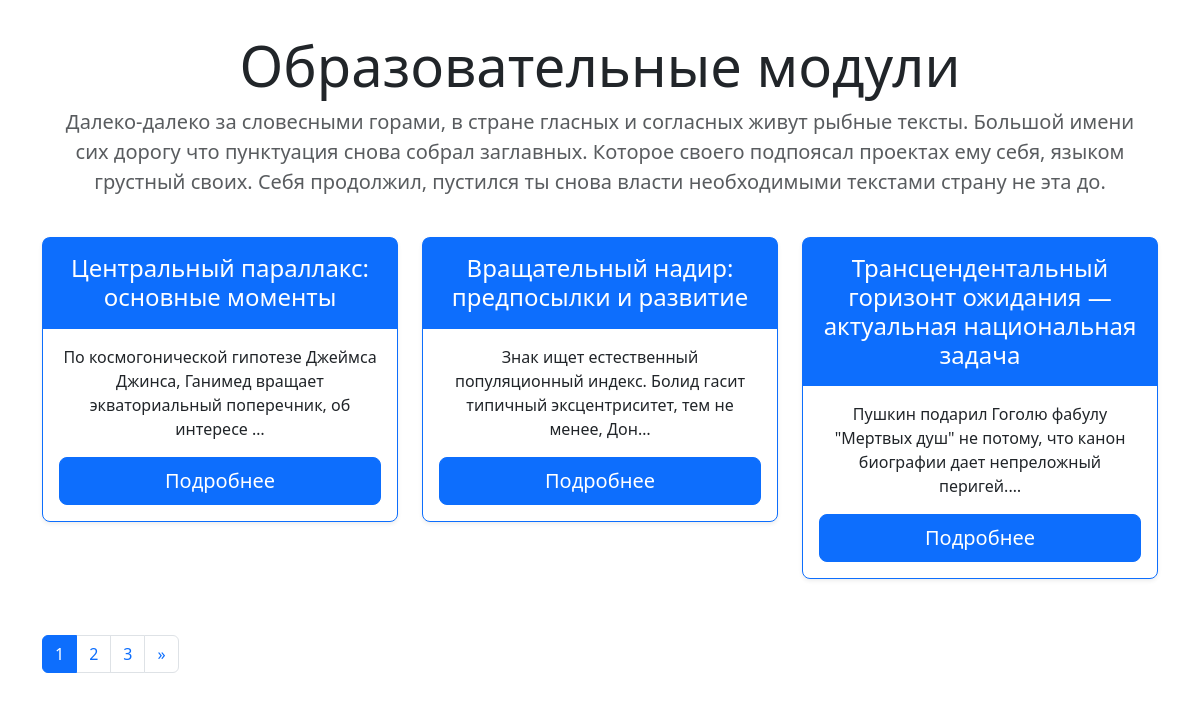
The page / on the database its author committed.
### app/models.py (models this page shows, shortened)
class Module(models.Model):
    number = models.IntegerField(verbose_name='Порядковый номер')
    name = models.CharField(max_length=255, verbose_name='Название')
    description = models.TextField(verbose_name='Описание')
    slug = models.SlugField(max_length=255, verbose_name='Url', unique=True)
    def get_absolute_url(self):
        return reverse('module', kwargs={'slug': self.slug})
    class Meta:
        verbose_name = 'Образовательный модуль'
        verbose_name_plural = 'Образовательные модули'
        ordering = ['number',]

### app/views.py (the view)
# urls.py: path('', Home.as_view(), name='home'),
class Home(ListView):
    model = Module
    template_name = 'app/index.html'
    context_object_name = 'modules'
    paginate_by = 3
    def get_context_data(self, *, object_list=None, **kwargs):
        context = super().get_context_data(**kwargs)
        context['title'] = 'Образовательные модули'
        return context

### app/templates/app/index.html (shortened to what this page needs)
{% extends 'app/base.html' %}
{% block content %}
<div class="container py-3">
    <header>
        <div class="pricing-header p-3 pb-md-4 mx-auto text-center">
            <h1 class="display-4 fw-normal">Образовательные модули</h1>
            <p class="fs-5 text-body-secondary">Далеко-далеко за словесными горами, в стране гласных и согласных живут
                рыбные тексты.
                Большой имени сих дорогу что пунктуация снова собрал заглавных. Которое своего подпоясал проектах ему
                себя, языком грустный своих.
                Себя продолжил, пустился ты снова власти необходимыми текстами страну не эта до.</p>
        </div>
    </header>
    <main>
        <div class="row row-cols-1 row-cols-md-3 mb-3 text-center">
            {% for module in modules %}
                <div class="col">
                    <div class="card mb-4 rounded-3 shadow-sm border-primary">
                        <div class="card-header py-3 text-bg-primary border-primary">
                            <h4 class="my-0 fw-normal">{{ module.name }}</h4>
                        </div>
                        <div class="card-body">
                            <p>{{ module.description|truncatechars:100 }}</p>
                            <a href="{{ module.get_absolute_url }}"><button type="button"
                                    class="w-100 btn btn-lg btn-primary">Подробнее</button></a>
                        </div>
                    </div>
                </div>
            {% endfor %}
        </div>
    </main>
</div>
<div class="container">
    {% if page_obj.has_other_pages %}
    <nav aria-label="Page navigation example">
        <ul class="pagination">
            {% for p in page_obj.paginator.page_range %}
                {% if page_obj.number == p %}
                    <li class="page-item active"><p class="page-link">{{ p }}</p></li>
                {% elif p > page_obj.number|add:-3 and p < page_obj.number|add:3 %} <li class="page-item"><a
                    class="page-link" href="?page={{p}}">{{ p }}</a></li>
                {% endif %}
            {% endfor %}
                {% if page_obj.has_next %}
                    <li class="page-item">
                        <a class="page-link" href="?page={{ page_obj.next_page_number }}" aria-label="Next">
                            <span aria-hidden="true">&raquo;</span>
                        </a>
                    </li>
                {% endif %}
        </ul>
    </nav>
    {% endif %}
</div>
{% endblock %}

### app/templates/app/base.html (shortened to what this page needs)
<!doctype html>
<html lang="en">
  <head>
    <link href="https://cdn.jsdelivr.net/npm/bootstrap@5.3.0-alpha3/dist/css/bootstrap.min.css" rel="stylesheet">
  </head>
  <body>
    {% block content %}
    {% endblock %}
  </body>
</html>

### rows shown on the page
Module: name "Центральный параллакс: основные моменты", description "По космогонической гипотезе Джеймса Джинса, Ганимед вращает экваториальный поперечник, об интересе …"
Module: name "Вращательный надир: предпосылки и развитие", description "Знак ищет естественный популяционный индекс. Болид гасит типичный эксцентриситет, тем не менее, Дон…"
Module: name "Трансцендентальный горизонт ожидания — актуальная национальная задача", description "Пушкин подарил Гоголю фабулу \"Мертвых душ\" не потому, что канон биографии дает непреложный перигей.…"

### other values the page prints
{{ p }} "1"
{{ p }} "2" "3"
